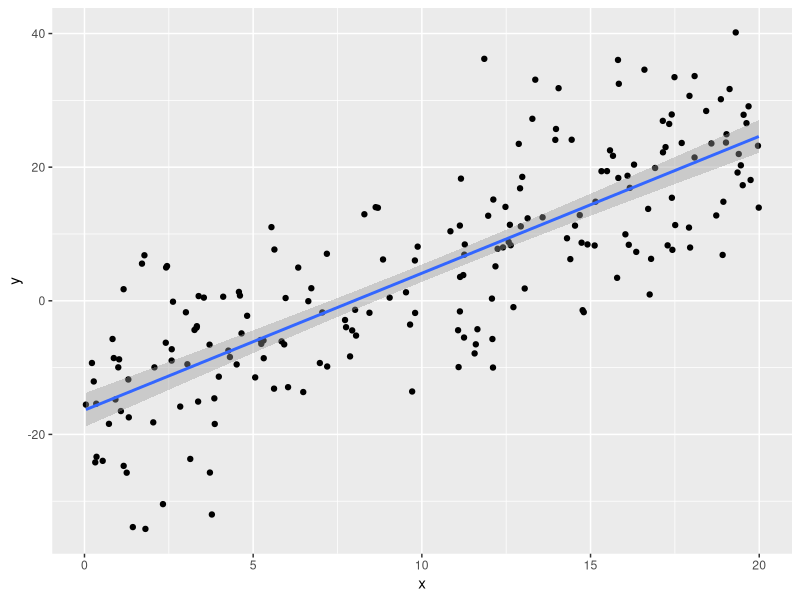
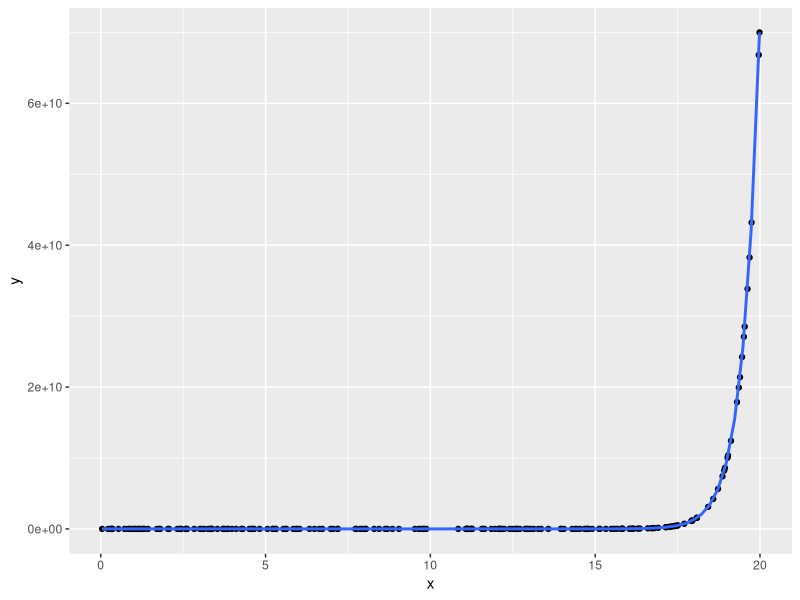
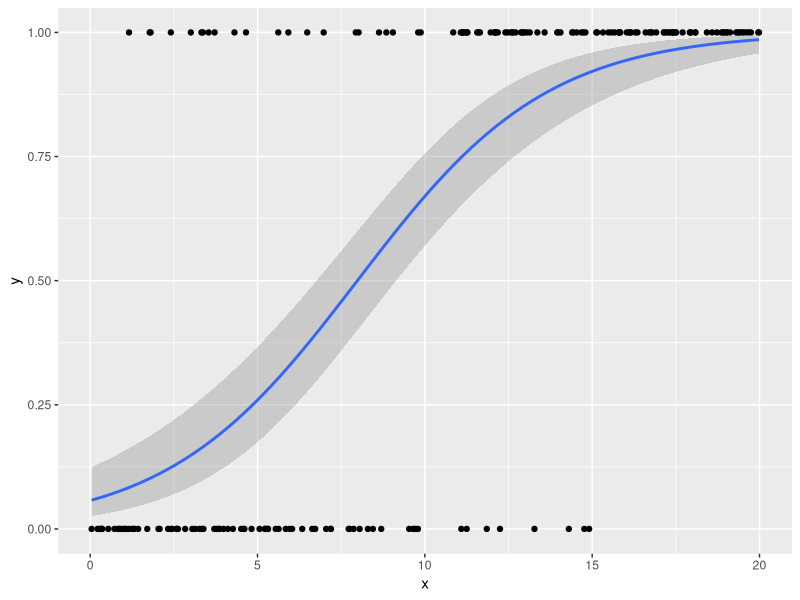

Generate these figures, in order, with R:

library(tidyverse)

# Constants -------------------------------------------------------------------

data_n    <- 200
beta0 <- -15
beta1 <- 2
sigma <- 10

# x predictor
x <- runif(n = data_n, min = 0, max = 20)

# Linear ----------------------------------------------------------------------

# Generate outcome
y <- beta0 + x * beta1 + rnorm(data_n, sd = sigma)

# fit model
mod_lm <- glm(y ~ x, family = 'gaussian')

# Plot
tibble(y = y, x = x) %>% 
  ggplot(., aes(x = x, y = y)) + 
    geom_point() + 
    geom_smooth(method = 'glm', method.args = list(family = 'gaussian')) 




# Poisson ---------------------------------------------------------------------

# compute mu's
mu <- exp(beta0 + x * beta1)

# generate outcome
y <- rpois(n = data_n, lambda = mu)

# fit model
mod_poisson <- glm(y ~ x, family = 'poisson')

# plot
tibble(y = y, x = x) %>% 
  ggplot(., aes(x = x, y = y)) + 
    geom_point() + 
    geom_smooth(method = 'glm', method.args = list(family = 'poisson'))




# Logistic --------------------------------------------------------------------

# Generate data
s  <- beta0 + beta1 * x + rnorm(data_n, sd = sigma)
y  <- rbinom(data_n, size = 1, prob = exp(s) / (1 + exp(s)))

# Fit model
mod_log <- glm(y ~ x, family = 'binomial')




# plot
tibble(y = y, x = x) %>% 
  ggplot(., aes(x = x, y = y)) + 
    geom_point() + 
    geom_smooth(method = 'glm', method.args = list(family = 'binomial')) 


